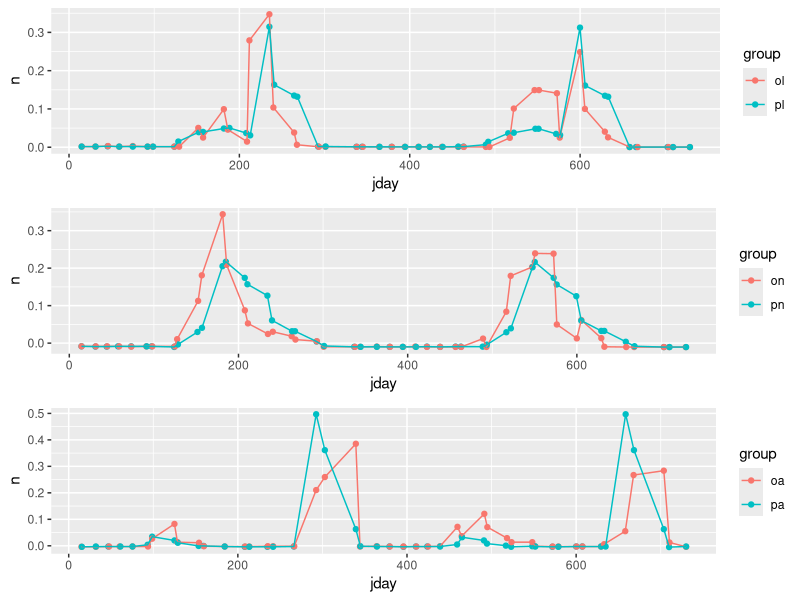

Here is the R script that generated this plot:
# plots digitized using https://apps.automeris.io/wpd/
# .tar files can be loaded there to edit digitization

library(tidyverse)

pl <- read_csv('inputs/2021-04-04_Myles_test/make_ogden_fig4/predicted_larvae.csv', 
               col_names = c('jday', 'n')) %>% mutate(group = 'pl')
pn <- read_csv('inputs/2021-04-04_Myles_test/make_ogden_fig4/predicted_nymphs.csv', 
               col_names = c('jday', 'n')) %>% mutate(group = 'pn')
pa <- read_csv('inputs/2021-04-04_Myles_test/make_ogden_fig4/predicted_adults.csv', 
               col_names = c('jday', 'n')) %>% mutate(group = 'pa')
ol <- read_csv('inputs/2021-04-04_Myles_test/make_ogden_fig4/observed_larvae.csv', 
               col_names = c('jday', 'n')) %>% mutate(group = 'ol')
on <- read_csv('inputs/2021-04-04_Myles_test/make_ogden_fig4/observed_nymphs.csv', 
               col_names = c('jday', 'n')) %>% mutate(group = 'on')
oa <- read_csv('inputs/2021-04-04_Myles_test/make_ogden_fig4/observed_adults.csv', 
               col_names = c('jday', 'n')) %>% mutate(group = 'oa')

# merge all data
df <- rbind(pl, pn, pa, ol, on, oa) %>% 
  arrange(jday, group)

# recreate fig 4 plots to make sure they were digitized correctly
fig4a <- df %>% 
  filter(group %in% c('ol', 'pl')) %>% 
  ggplot(aes(jday, n, color = group)) + 
  geom_point() + 
  geom_line()

fig4b <- df %>% 
  filter(group %in% c('on', 'pn')) %>%
  ggplot(aes(jday, n, color = group)) + 
  geom_point() + 
  geom_line()

fig4c <- df %>%
  filter(group %in% c('oa', 'pa')) %>% 
  ggplot(aes(jday, n, color = group)) + 
  geom_point() + 
  geom_line()

fig4 <- gridExtra::grid.arrange(fig4a, fig4b, fig4c)
